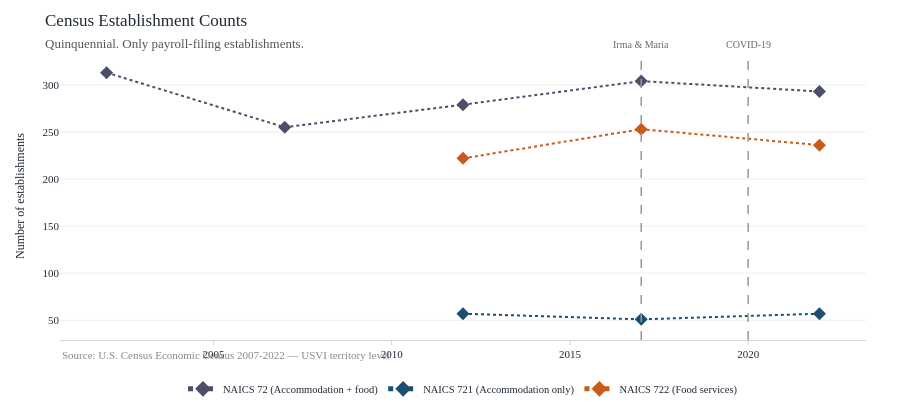

The notebook cell saved with this chart:
### Markdown cell above
---
## 3. Census Establishments and Receipts

### Code cell
# Establishments and receipts for NAICS 72, 721, 722
fig = go.Figure()
for naics_code, name, color in [
    ("72", "NAICS 72 (Accommodation + food)", PALETTE["total"]),
    ("721", "NAICS 721 (Accommodation only)", PALETTE["tourists"]),
    ("722", "NAICS 722 (Food services)", PALETTE["cruise"]),
]:
    sub = (
        census[census["naics"] == naics_code]
        .dropna(subset=["estab"])
        .sort_values("year")
    )
    fig.add_trace(
        go.Scatter(
            x=sub["year"],
            y=sub["estab"],
            mode="markers+lines",
            name=name,
            line=dict(color=color, width=2, dash="dot"),
            marker=dict(size=10, symbol="diamond"),
        )
    )
fig.update_layout(
    title=dict(
        text="Census Establishment Counts<br>"
        '<span style="font-size:13px;color:#555">Quinquennial. Only payroll-filing establishments.</span>',
        font=dict(size=17),
    ),
    yaxis_title="Number of establishments",
    height=420,
    annotations=[
        dict(
            xref="paper",
            yref="paper",
            x=0,
            y=-0.08,
            text='<span style="color:#888;font-size:11px">Source: U.S. Census Economic Census 2007-2022 — USVI territory level</span>',
            showarrow=False,
            xanchor="left",
        )
    ],
)
for x_val, label in [(2017, "Irma & Maria"), (2020, "COVID-19")]:
    fig.add_vline(
        x=x_val,
        line=dict(color="#999", width=1.5, dash="dash"),
        annotation_text=label,
        annotation_position="top",
        annotation_font=dict(size=10, color="#666"),
    )
fig.show()

### Figure 1 — Plotly figure (JSON) as saved in the notebook; plotly's stock layout.template omitted (floating-point values rounded to 4 significant figures)
{"data": [{"line": {"color": "#4a4e69", "dash": "dot", "width": 2}, "marker": {"size": 10, "symbol": "diamond"}, "mode": "markers+lines", "name": "NAICS 72 (Accommodation + food)", "type": "scatter", "x": [2002, 2007, 2012, 2017, 2022], "y": [313, 255, 279, 304, 293]}, {"line": {"color": "#1a4f72", "dash": "dot", "width": 2}, "marker": {"size": 10, "symbol": "diamond"}, "mode": "markers+lines", "name": "NAICS 721 (Accommodation only)", "type": "scatter", "x": [2012, 2017, 2022], "y": [57, 51, 57]}, {"line": {"color": "#c85a1a", "dash": "dot", "width": 2}, "marker": {"size": 10, "symbol": "diamond"}, "mode": "markers+lines", "name": "NAICS 722 (Food services)", "type": "scatter", "x": [2012, 2017, 2022], "y": [222, 253, 236]}], "layout": {"annotations": [{"showarrow": false, "text": "<span style=\"color:#888;font-size:11px\">Source: U.S. Census Economic Census 2007-2022 — USVI territory level</span>", "x": 0, "xanchor": "left", "xref": "paper", "y": -0.08, "yref": "paper"}, {"font": {"color": "#666", "size": 10}, "showarrow": false, "text": "Irma & Maria", "x": 2017, "xanchor": "center", "xref": "x", "y": 1, "yanchor": "bottom", "yref": "y domain"}, {"font": {"color": "#666", "size": 10}, "showarrow": false, "text": "COVID-19", "x": 2020, "xanchor": "center", "xref": "x", "y": 1, "yanchor": "bottom", "yref": "y domain"}], "height": 420, "shapes": [{"line": {"color": "#999", "dash": "dash", "width": 1.5}, "type": "line", "x0": 2017, "x1": 2017, "xref": "x", "y0": 0, "y1": 1, "yref": "y domain"}, {"line": {"color": "#999", "dash": "dash", "width": 1.5}, "type": "line", "x0": 2020, "x1": 2020, "xref": "x", "y0": 0, "y1": 1, "yref": "y domain"}], "title": {"font": {"size": 17}, "text": "Census Establishment Counts<br><span style=\"font-size:13px;color:#555\">Quinquennial. Only payroll-filing establishments.</span>"}, "yaxis": {"title": {"text": "Number of establishments"}}}}
